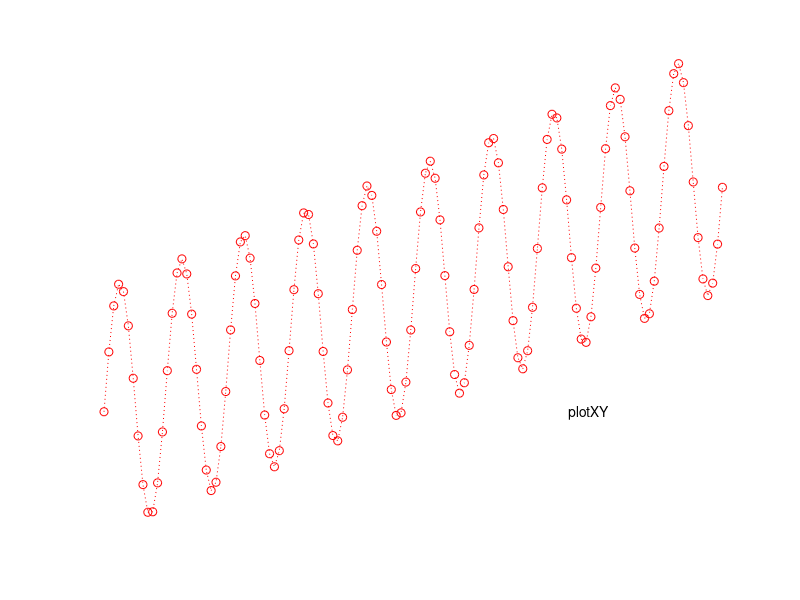

The MATLAB script that drew this image:
function[] = plotXY()
x = -1:pi/200:1;
y = x+sin(10*pi*x)+1;
whitebg([1 1 1]);
axes('XColor', 'white', 'Ycolor', 'white');
hold on
plot(x,y,'r:o');
text(0.5,0,'plotXY');
end